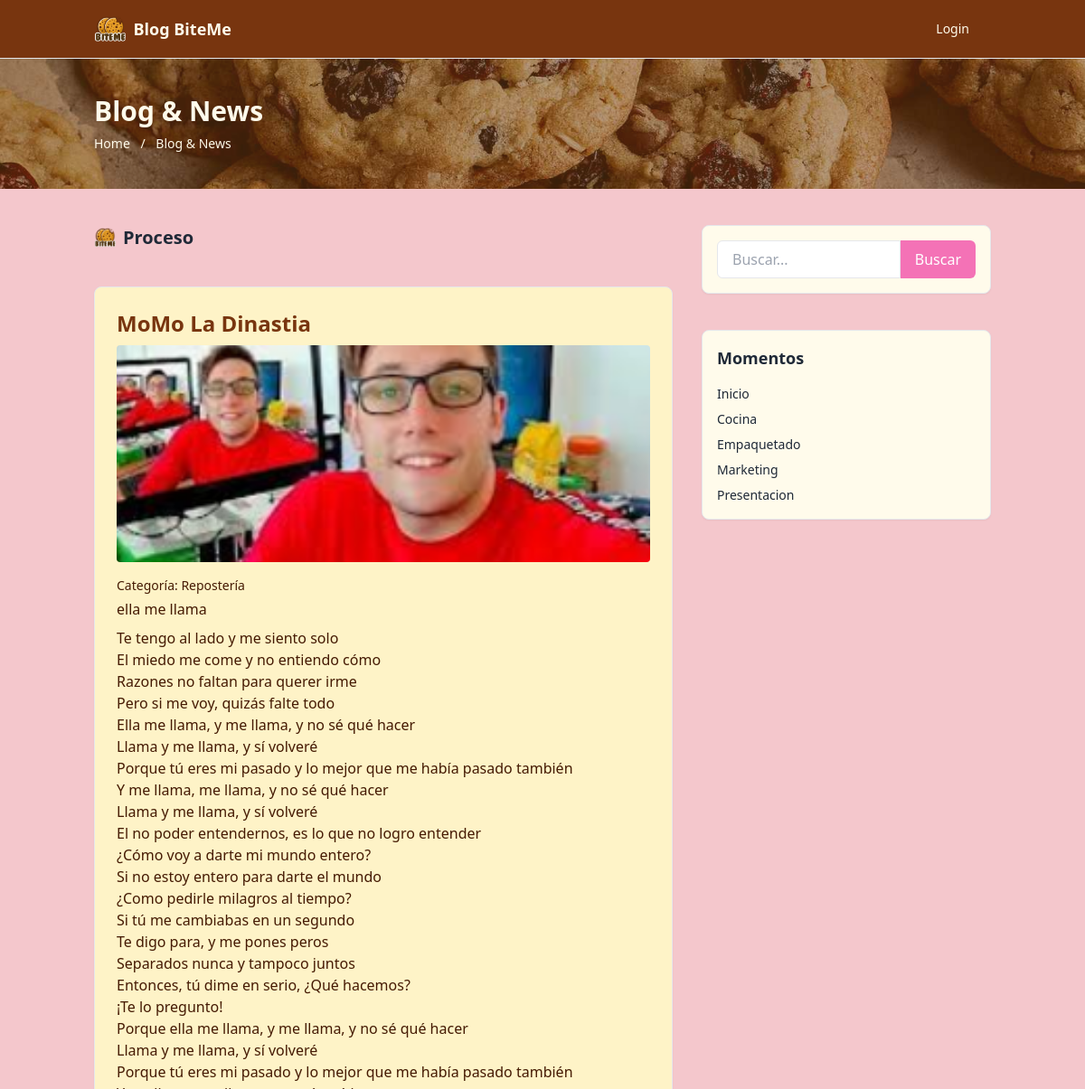
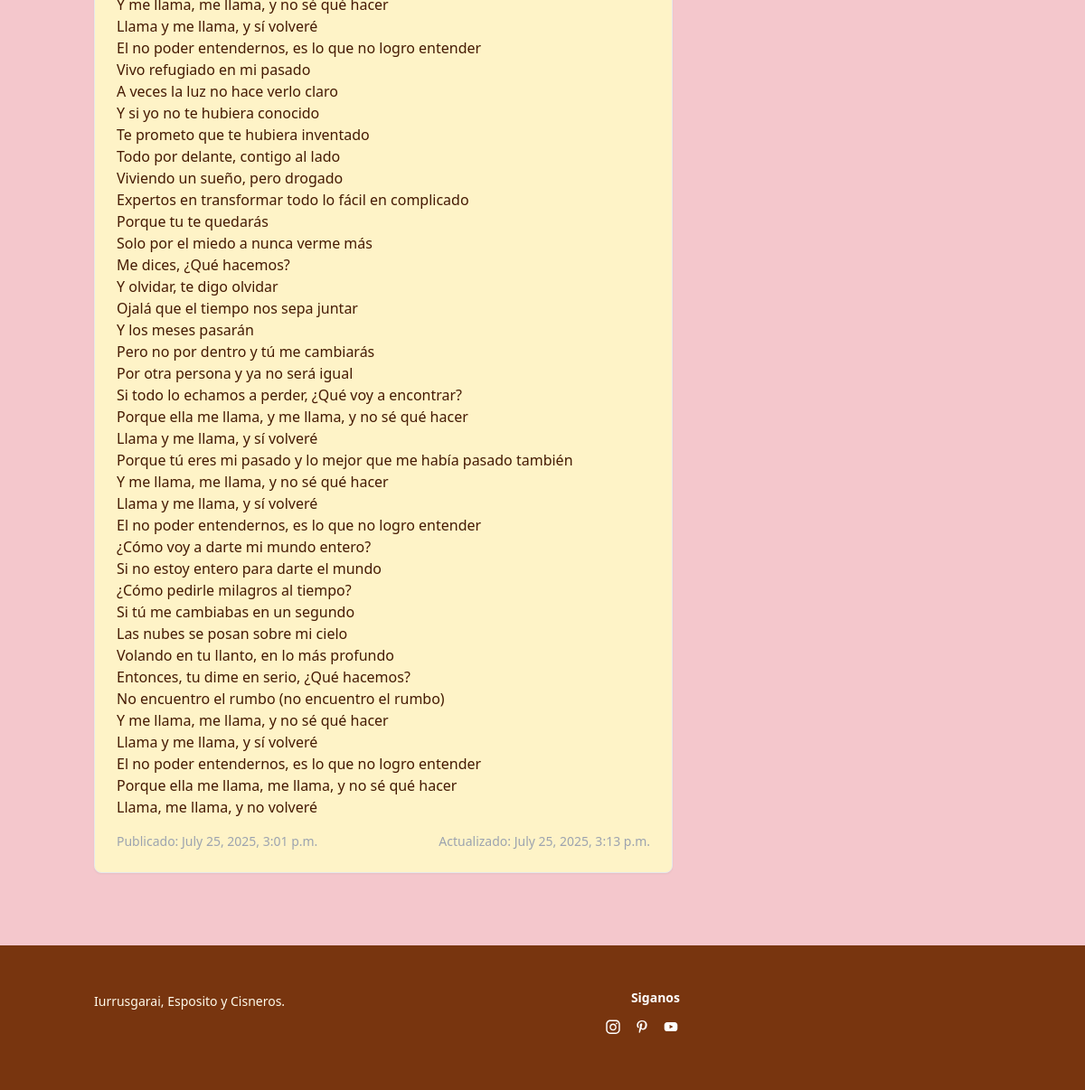
The page / on the database its author committed (2 pictures, top to bottom).
### Blogs/models.py (models this page shows, shortened)
class Blog(models.Model):
    title = models.CharField(max_length=100)
    slug = models.SlugField(max_length=150, unique=True, blank=True)
    category = models.ForeignKey(Category, on_delete=models.CASCADE)
    author = models.ForeignKey(User, on_delete=models.CASCADE)
    featured_image = models.ImageField(upload_to='uploads/%Y/%m/%d')
    short_description = models.TextField(max_length=500)
    blog_body = models.TextField(max_length=2500)
    status = models.CharField(choices=STATUS_CHOICES, max_length=25, default='Draft')
    is_featured = models.BooleanField(default=False)
    created_at = models.DateTimeField(auto_now_add=True)
    updated_at = models.DateTimeField(auto_now=True)

class Category(models.Model):
    category_name = models.CharField(max_length=50, unique=True)
    created_at = models.DateTimeField(auto_now_add=True)
    updated_at = models.DateTimeField(auto_now=True)
    class Meta:
        verbose_name_plural = 'Categories' # Para corregir la pluralización en el admin
    def __str__(self):
        return self.category_name    # ... (código existente de Category) ...

### BlogEnterprise/views.py (the view)
# urls.py: 2. Add a URL to urlpatterns:  path('', views.home, name='home')
def home(request):
    blogs= Blog.objects.all()
    contexto={
        'blogs' : blogs
    }
    return render(request, 'home.html', contexto)

### templates/home.html (shortened to what this page needs)
{% load static %}
<!DOCTYPE html>
<html lang="en" class="no-js">
<head>
    <script src="https://cdn.tailwindcss.com"></script>
</head>
<body class="bg-[#f4c7cc] text-gray-800 font-sans">
    <header class="bg-amber-900 border-b">
        <div class="container mx-auto px-4 py-4 flex justify-between items-center">
            <a href="/" class="flex items-center space-x-2">
                <img src="{% static 'assets/imgs/theme/logonobg.png' %}" alt="Logo" class="h-8">
                <span class="text-lg text-amber-50 font-bold">Blog BiteMe</span>
            </a>
            <div class="flex items-center space-x-6">
                <a href="/admin" class="flex items-center space-x-1 text-sm hover:text-blue-600">
                    <span class="text-amber-50">Login</span>
                </a>
            </div>
        </div>
    </header>
    <main class="main">
        <div class="bg-[url('{% static 'assets/imgs/blog/hero-bg.jpg' %}')] bg-cover bg-center bg-no-repeat py-42">
            <div class="bg-yellow-900/50 py-10">
            <div class="container mx-auto px-4 flex flex-col md:flex-row justify-between items-center">
                <div>
                    <h1 class="text-3xl text-amber-50 font-semibold mb-2">Blog & News</h1>
                    <div class="text-sm text-amber-50 space-x-2">
                        <a href="/" class="hover:underline">Home</a>
                        <span>/</span>
                        <span>Blog & News</span>
                    </div>
                </div>
            </div></div>
        </div>
        <div class="container mx-auto px-4 py-10 flex flex-col lg:flex-row gap-8">
            <div class="w-full lg:w-2/3 space-y-10">
                <div>
                    <h2 class="text-xl font-semibold mb-4 flex items-center gap-2">
                        <img src="{% static 'assets/imgs/theme/logonobg.png' %}" alt="" class="w-6 h-6" />
                        Proceso
                    </h2>
                </div>
                {% for blog in blogs %}
                <article class="bg-amber-100 text-amber-900 border rounded-lg p-6 shadow-sm hover:shadow-md transition">
                    <h2 class="text-2xl font-bold mb-2">{{ blog.title }}</h2>
                    <img src="/media/{{ blog.featured_image }}" alt="Imagen" class="w-full h-60 object-cover rounded mb-4">
                    <p class="text-sm text-amber-950 mb-1">Categoría: {{ blog.category }}</p>
                    <p class="mb-2 text-amber-950">{{ blog.short_description }}</p>
                    <div class="prose text-amber-950 max-w-full">
                        {{ blog.blog_body|linebreaks }}
                    </div>
                    <div class="text-sm text-gray-400 mt-4 flex justify-between">
                        <span>Publicado: {{ blog.created_at }}</span>
                        <span>Actualizado: {{ blog.updated_at }}</span>
                    </div>
                </article>
                {% endfor %}
            </div>
            <aside class="w-full lg:w-1/3 space-y-10">
                <div class="bg-amber-50 border rounded-lg p-4 shadow-sm">
                    <form action="#" class="flex">
                        <input type="text" placeholder="Buscar..." class="w-full px-4 py-2 border rounded-l-md focus:outline-none focus:ring-2 focus:ring-blue-400" />
                        <button type="submit" class="bg-pink-400 text-white px-4 rounded-r-md">Buscar</button>
                    </form>
                </div>
                <div class="bg-amber-50 border rounded-lg p-4 shadow-sm">
                    <h5 class="text-lg font-semibold mb-4">Momentos</h5>
                    <ul class="space-y-2 text-sm">
                        <li><a href="#" class="hover:underline">Inicio</a></li>
                        <li><a href="#" class="hover:underline">Cocina</a></li>
                        <li><a href="#" class="hover:underline">Empaquetado</a></li>
                        <li><a href="#" class="hover:underline">Marketing</a></li>
                        <li><a href="#" class="hover:underline">Presentacion</a></li>
                    </ul>
                </div>
            </aside>
        </div>
    </main>
    <footer class="bg-amber-900 text-amber-50 py-12 mt-10">
    <div class="container mx-auto px-4 grid grid-cols-1 md:grid-cols-2 lg:grid-cols-3 gap-10 text-sm">
        <div>
            <p class="mt-1">Iurrusgarai, Esposito y Cisneros.</p>
        </div>
        <div class="lg:text-right text-left">
            <h6 class="text-white font-semibold mb-3">Siganos</h6>
            <div class="flex lg:justify-end space-x-3 mb-3">
                <a href="https://www.instagram.com/biteme-vcp/"><img src="{% static 'assets/imgs/theme/icons/icon-instagram-white.svg' %}" alt="Instagram" class="h-5 w-5"></a>
                <a href="#"><img src="{% static 'assets/imgs/theme/icons/icon-pinterest-white.svg' %}" alt="Pinterest" class="h-5 w-5"></a>
                <a href="#"><img src="{% static 'assets/imgs/theme/icons/icon-youtube-white.svg' %}" alt="YouTube" class="h-5 w-5"></a>
            </div>
        </div>
    </div>
</footer>
</body>
</html>

### rows shown on the page
Blog: title "MoMo La Dinastia", featured_image (picture), category "Repostería", short_description "ella me llama", blog_body "Te tengo al lado y me siento solo El miedo me come y no entiendo cómo Razones no faltan para querer irme Pero si me voy, quizás falte todo Ella me llama, y me llama, y no sé qué hacer Llama y me llama, y sí volveré Porque tú eres mi pasado y lo mejor que me había pasado también Y me llama, me llama, y no sé qué hacer Llama y me llama, y sí volveré El no poder entendernos, es lo que no logro entender ¿Cómo voy a darte mi mundo entero? Si no estoy entero para darte el mundo ¿Como pedirle milagros al tiempo? Si tú me cambiabas en un segundo Te digo para, y me pones peros Separados nunca y tampoco juntos Entonces, tú dime en serio, ¿Qué hacemos? ¡Te lo pregunto! Porque ella me llama, y me…", created_at "July 25, 2025, 3:01 p.m.", updated_at "July 25, 2025, 3:13 p.m."
